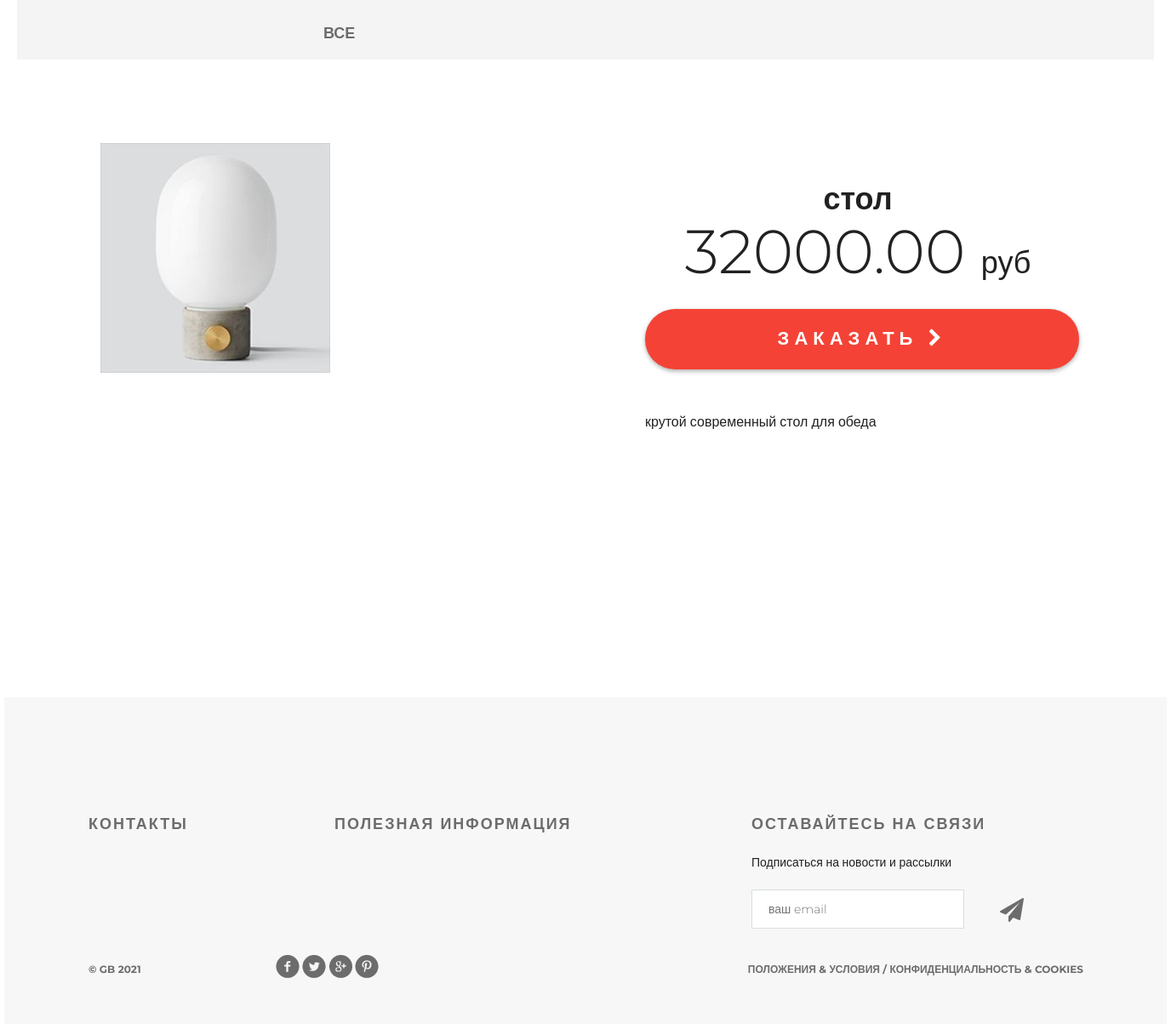
The app's page /products/product/8/ with its own data.
### mainapp/models.py (models this page shows, shortened)
class Product(models.Model):
    category = models.ForeignKey(ProductCategory, on_delete=models.CASCADE, verbose_name='категория')
    name = models.CharField(max_length=128, verbose_name='Название')
    image = models.ImageField(upload_to='product', blank=True, verbose_name='Картинка')
    short_desc = models.CharField(max_length=255, verbose_name='Краткое описание')
    description = models.TextField(verbose_name='Описание')
    price = models.DecimalField(decimal_places=2, max_digits=10, default=0, verbose_name='Цена')
    quantity = models.PositiveSmallIntegerField(default=0, verbose_name='Количество')
    is_active = models.BooleanField(default=True)
    class Meta:
        verbose_name = 'Продукт'
        verbose_name_plural = 'Продукты'
        ordering = ('-id',)

### mainapp/views.py (the view)
# urls.py: path('product/<int:pk>/', mainapp.product, name='product'),
def product(request, pk):
    link_menu = Product.objects.all()
    context = {
        'product': get_object_or_404(Product, pk=pk),
        'link_menu': link_menu,
    }
    return render(request, 'mainapp/product.html', context)

### mainapp/context_processors.py (called while the page is built)
def basket(request):
    basket_items = []
    if request.user.is_authenticated:
        basket_items = Basket.objects.filter(user=request.user)
    return {'basket': basket_items}  # всегда словарь возвращает

### mainapp/templates/mainapp/product.html
{% extends 'mainapp/base.html' %}
{% load static %}
{% block content %}
  <div class="details">
    <div class="links clearfix">
      {% include 'mainapp/includes/inc_categories_menu.html' %}
    </div>
    <div class="details-products">
      <div class="details-slider">
        <div class="slider-product">
          <img src="/media/{{ product.image }}"
               alt="{{ product.short_desc }}">
        </div>
      </div>
      <div class="description">
        <h3 class="big-bold">{{ product.name }}</h3>
        <br>
        <p class="price"> {{ product.price }} <span>руб</span></p>
        <a href="{% url 'basket:add' product.pk %}" class="red-button">
          заказать
          <i class="fa fa-chevron-right" aria-hidden="true"></i>
        </a>
        <div class="description-text">
          {{ product.description }}
        </div>
      </div>
    </div>
  </div>
  <div class="clr"></div>
  {% endblock %}

### static/style.css (style rules this page uses)
* { margin: 0; padding: 0; }
body { font-family: 'Montserrat', sans-serif; }
html, body { height: 100%; }
.clr { height: 384px; }
.clearfix:after { content: ""; display: block; clear: both; }
.big-bold { color: #212121; font-size: 36px; font-weight: 700; text-align: left; margin-bottom: 24px; line-height: 36px; }
.links { height: 70px; background-color: #f4f4f4; position: relative; padding-left: 360px; }
.details-products { padding-left: 98px; padding-right: 98px; margin-top: 98px; height: 651px; }
.details-slider { width: 570px; float: left; margin-right: 30px; }
.slider-product { width: 570px; height: 570px; }
.description { width: 535px; float: right; padding-left: 35px }
.description .big-bold { color: #212121; font-size: 36px; font-weight: 700; text-align: center; margin-top: 47px; margin-bottom: 0px; }
.description .price { color: #212121; font-size: 72px; font-weight: 300; line-height: 48px; text-align: center; }
.description .price span { color: #212121; font-size: 36px; font-weight: 300; line-height: 48px; text-align: center; }
.red-button { display: block; height: 71px; width: 510px; border-radius: 35px; background-color: #f44336; text-align: center; text-transform: uppercase; text-decoration: none; color: #ffffff; font-size: 22px; font-weight: 700; line-height: 24px; box-shadow: 0px 2px 4.85px 0.15px rgba(33, 33, 33, 0.35); line-height: 70px; letter-spacing: 6px; margin-top: 31px; }
.description-text { margin-top: 50px; color: #212121; font-size: 16px; font-weight: 300; line-height: 24px; text-align: left; }

### records on screen
Product: image (picture), name "стол", price "32000.00", description "крутой современный стол для обеда"
